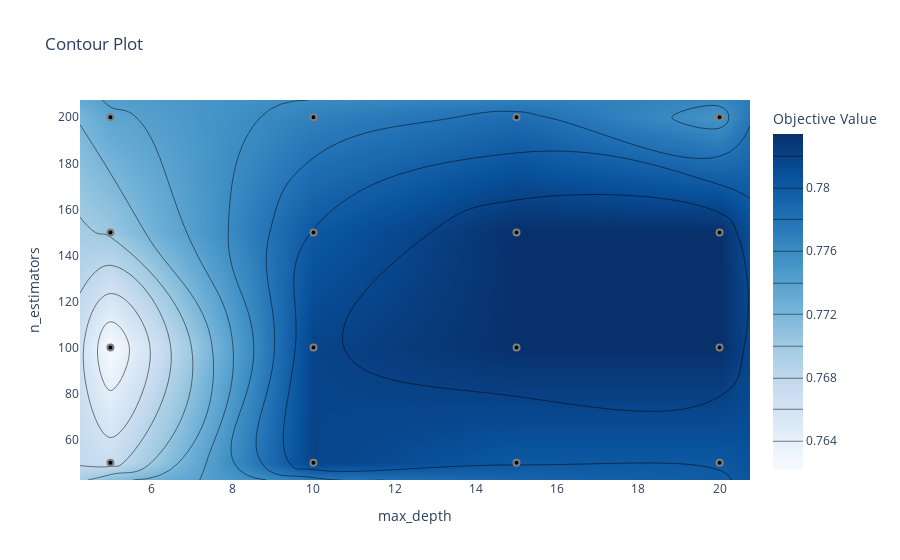

The notebook cell this image was saved under:
### Code cell
# 4. Contour Plot
plot_contour(study).show()

### Figure 1 — Plotly figure (JSON) as saved in the notebook; plotly's stock layout.template omitted (floating-point values rounded to 4 significant figures)
{"data": [{"colorbar": {"title": {"text": "Objective Value"}}, "colorscale": [[0, "rgb(247,251,255)"], [0.125, "rgb(222,235,247)"], [0.25, "rgb(198,219,239)"], [0.375, "rgb(158,202,225)"], [0.5, "rgb(107,174,214)"], [0.625, "rgb(66,146,198)"], [0.75, "rgb(33,113,181)"], [0.875, "rgb(8,81,156)"], [1, "rgb(8,48,107)"]], "connectgaps": true, "contours": {"coloring": "heatmap"}, "hoverinfo": "none", "line": {"smoothing": 1.3}, "reversescale": false, "type": "contour", "x": [4.25, 5, 10, 15, 20, 20.75], "y": [42.5, 50, 100, 150, 200, 207.5], "z": [[NaN, NaN, NaN, NaN, NaN, NaN], [NaN, 0.7671, 0.7818, 0.7801, 0.7801, NaN], [NaN, 0.7622, 0.7818, 0.7834, 0.7834, NaN], [NaN, 0.7703, 0.7801, 0.7834, 0.7834, NaN], [NaN, 0.7736, 0.7769, 0.7785, 0.7752, NaN], [NaN, NaN, NaN, NaN, NaN, NaN]]}, {"marker": {"color": "black", "line": {"color": "Gray", "width": 2}}, "mode": "markers", "name": "Feasible Trial", "showlegend": false, "type": "scatter", "x": [5, 10, 15, 15, 20, 10, 5, 20, 15, 10, 20, 15, 5, 5, 10, 20], "y": [100, 150, 50, 100, 100, 50, 150, 150, 150, 200, 200, 200, 200, 50, 100, 50]}, {"marker": {"color": "#cccccc", "line": {"color": "Gray", "width": 2}}, "mode": "markers", "name": "Infeasible Trial", "showlegend": false, "type": "scatter", "x": [], "y": []}], "layout": {"title": {"text": "Contour Plot"}, "xaxis": {"range": [4.25, 20.75], "title": {"text": "max_depth"}}, "yaxis": {"range": [42.5, 207.5], "title": {"text": "n_estimators"}}}}
